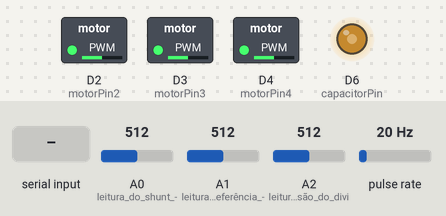
A sketch run on a simulated Arduino Due. On the bench: switched loads named in the sketch (green lamp = pin HIGH), output pins drawn as LEDs (lit = HIGH). Wiring (inferred from the names in the program): pulse sensor: data D52. The test bench sets the inputs (shaded band); at power-on: A0 (leitura_do_shunt_-) = 512, A1 (leitura_da_referência_-) = 512, A2 (leitura_da_tensão_do_divi) = 512, pulse rate 20 Hz. What the sketch prints to the serial monitor is not drawn.

Above: at 4.2 s.
4.3 s: "a" received over Serial
At 5.0 s:
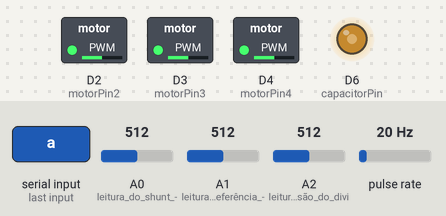
5.8 s: "a" received over Serial
At 6.1 s:
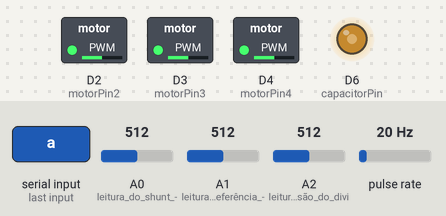
7.3 s: "d" received over Serial
At 8.5 s:
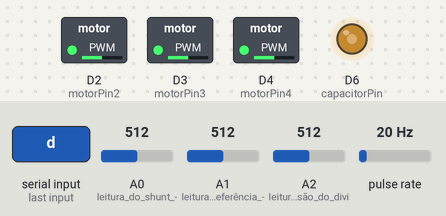
Timing chart, 0 to 9.8 s (numbered marks = the images above; inputs shaded):
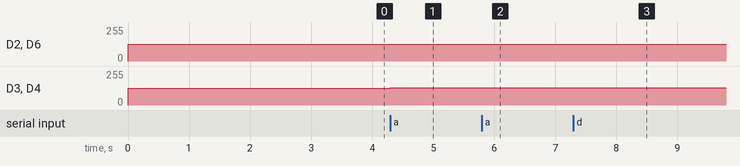

Measured:
- after the input at 4.3 s, D3 (motorPin3), D4 (motorPin4): 127/255 → 128/255 at once
- after the input at 5.8 s, D3 (motorPin3), D4 (motorPin4): 128/255 → 129/255 at once
- after the input at 7.3 s, D3 (motorPin3), D4 (motorPin4): 129/255 → 128/255 at once

The sketch:

leitura_tensao_corrente_rpm_encoder_halfbridge.ino
```cpp
/*Código feito por Odair do Santos Silva para o projeto de graduação em Engenharia de
Automação pela Universidade Federal do Rio Grande. Código para a leitura de corrente, tensão
e velocidade em RPM de um motor DC*/

#include<DueTimer.h> //biblioteca para fazer interrupções
//#include<FlexiTimer2.h>

//definições das constantes do sistema/código
volatile const float v_arduino = 3.3;
volatile const int range = 1023;
volatile const int Rs = 15; //resistor definido para que a tensão máxima seja 15v
volatile const int R1 = 2460;
volatile const int R2 = 9870;
volatile const float rad_to_rpm = 9.549296596425384;

//definições das variáveis para a leitura da tensão e corrente
volatile float Referencia = 0;
volatile float LeituraShunt = 0;
volatile float LeituraDivisor = 0;

volatile float Vs = 0;
volatile float V1 = 0;

volatile float Is = 0; // corrente no resistor shunt
volatile float Va = 0; // tensão de interesse, tensão no motor

//definições das variáveis da leitura do RPM
volatile int RPM = 0;
volatile unsigned long pulsos = 0;
volatile unsigned long timeold = 0;
volatile unsigned int pulsos_por_volta = 32;


//definições das variáveis para o uso do IRAM/PWM

volatile int motorPin2 = 2;
volatile int motorPin3 = 3;
volatile int motorPin4 = 4;
volatile int capacitorPin = 6;
volatile int val = 127;
volatile int pwm_leitura = 0;

volatile int V_sen = 0;


//configurações para a leitura da corrente, tensão e velocidade utilizando o
//divisor de tensão e um resistor shunt e um encoder
void setup() {
  Serial.begin(9600);
  pinMode(A0, INPUT); //leitura do shunt -> Vs
  pinMode(A1, INPUT); //leitura da referência -> Gnd
  pinMode(A2, INPUT); //leitura da tensão do divisor -> V1
  pinMode(52, INPUT); //leitura do canal do encoder

  pinMode(capacitorPin, OUTPUT);

  //chama a função pegaRPM a cada 100ms
  Timer1.attachInterrupt(pegaRPM).start(100000);
  Timer2.attachInterrupt(mudaPwm).start(1000);
//  FlexiTimer2 :: set (100, pegaRPM); // chama a f u n o flash a cada 2milisegundo
//  FlexiTimer2 :: start ();

  //chama a função contador a cada subida de borda do pulso do encoder
  attachInterrupt(digitalPinToInterrupt(52), contador, RISING);
}

void loop() {

  //leitura do serial monitor para aumentar ou diminuir o pwm
  pwm_leitura = Serial.read();

  //condições para que o pwm não passe de 254 nem diminua menos que 127
  if(pwm_leitura == 'a' && val <= 254){
    val++;
  }

  if(pwm_leitura == 'd' && val >= 126){
    val--;
  }


  //nesse loop estarão somente os prints
  Serial.print("PWM: ");
  Serial.print(val); //plotta o gráfico da tensão sobre o motor
//  Serial.print("  Tensão de entrada: ");
//  Serial.print(Va); //plotta o gráfico da tensão sobre o motor
//  Serial.print("  Corrente no motor: ");
//  Serial.print(Is); //plotta o gráfico da corrente no motor
  Serial.print("  RPM_Encoder = ");
  Serial.println(RPM, DEC);
//  Serial.print("  RPM_Sensorless = ");
//  Serial.println(V_sen, DEC);
}


//função que faz a leitura dos pinos analógicos e faz as conversões
//necessárias.
void pegaCorrenteTensao(){
  //definições de variáveis
  LeituraShunt = analogRead(A0)*1.15;
  Referencia = analogRead(A1)*1.15;
  LeituraDivisor = analogRead(A2)*1.15;

  Vs = (LeituraShunt - Referencia) * (v_arduino / range);
  Is = (Vs / Rs); //valor da corrente em mA

  V1 = (LeituraDivisor - Referencia) * (v_arduino / range);
  Va = (V1) * (R1+ R2)/(R1) - (Vs); //valor da tensão em V

  V_sen = (1/0.0666) * (Va - (Is * 16.6)) * rad_to_rpm;
}

void pegaRPM(){
  //Timer1.stop();
  //FlexiTimer2 :: stop ();
  detachInterrupt(digitalPinToInterrupt(52));

  RPM = (60 * 1000 / pulsos_por_volta) / (millis() - timeold) * pulsos;
  timeold = millis();
  pulsos = 0;

  attachInterrupt(digitalPinToInterrupt(52), contador, RISING);
  //FlexiTimer2 :: start ();
  //Timer1.start();

}

void mudaPwm(){
  analogWrite(capacitorPin, 127); //50%
  analogWrite(motorPin2, 127);
  analogWrite(motorPin3, val);
  analogWrite(motorPin4, val);
}

void contador(){
  pulsos++;

  pegaCorrenteTensao();
}
```
